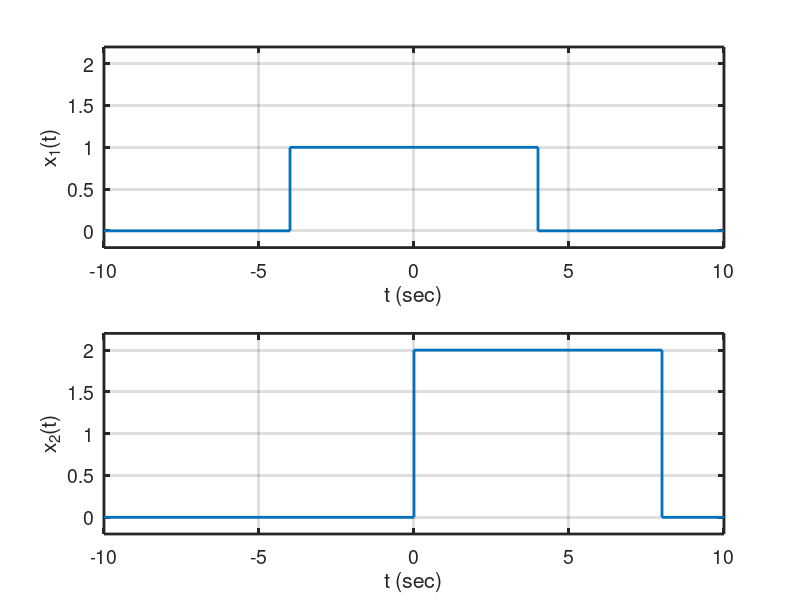

This figure's MATLAB source:

close all;
%period

m1 = [ 0 0 0 1 1 1 1 1 1 1 1 1 0 0  0 ];
f1 = [-10 -5 -4 -4 -3 -2 -1 0 1 2 3 4 4 5 10];


m2 = [ 0   0  0 0 1 1 1 1 1 1 1 0  0 ];
f2 = [-10 -5 -4 0 0 1 2 3 4 5 8 8 10];


figure(1)
subplot(211);

plot(f1,m1,'LineWidth',2);
xlabel('t (sec)','FontSize',14);
ylabel('x_1(t)','FontSize',14);
set(gca,'FontSize',14,'LineWidth',2);
grid on
ylim([-0.2 2.2])

subplot(212);

plot(f2,2* m2,'LineWidth',2);
xlabel('t (sec)','FontSize',14);
ylabel('x_2(t)','FontSize',14);
set(gca,'FontSize',14,'LineWidth',2);
grid on
ylim([-0.2 2.2])

